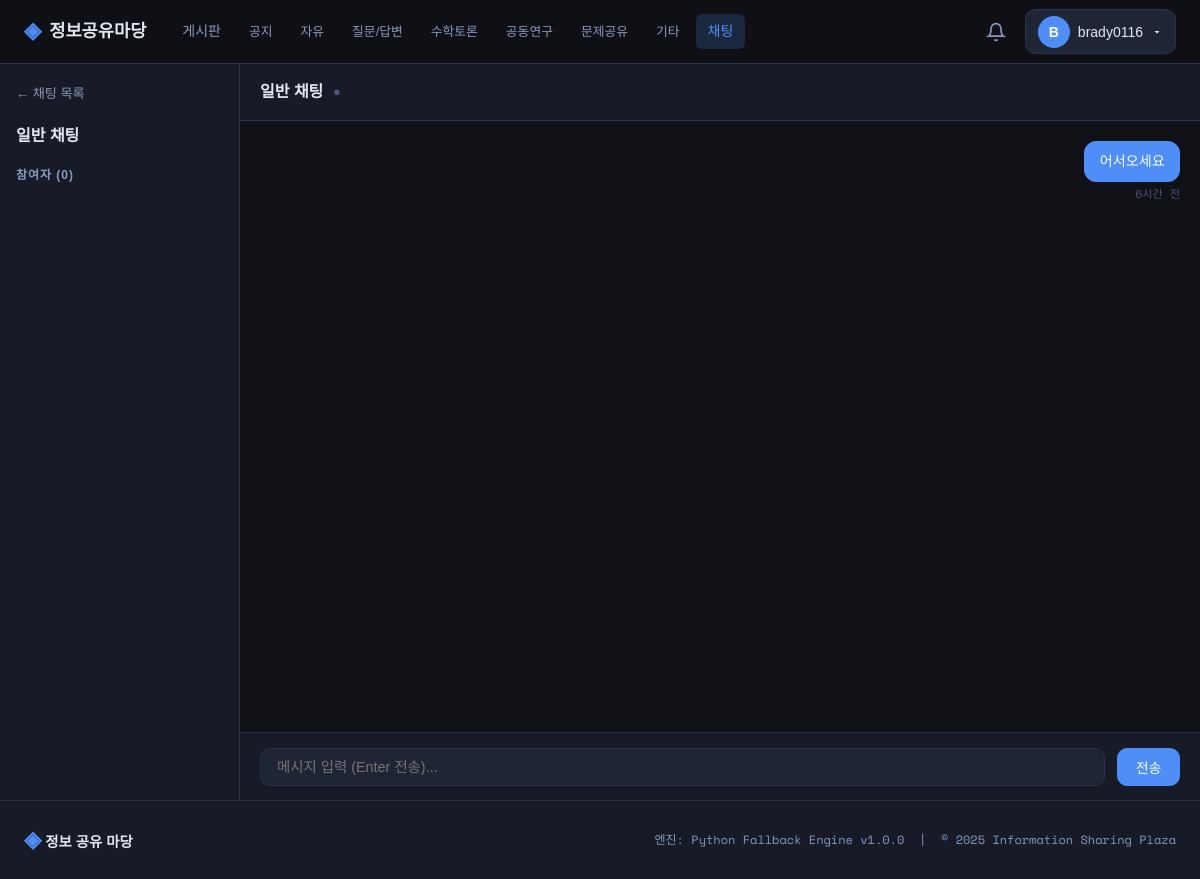
Screenshot of /chat/room/1 (signed in) with the database file from the repository.
### tables this page shows
CREATE TABLE users (
            id          INTEGER PRIMARY KEY AUTOINCREMENT,
            username    TEXT    NOT NULL UNIQUE,
            email       TEXT    NOT NULL UNIQUE,
            password_hash TEXT  NOT NULL,
            salt        TEXT    NOT NULL,
            avatar      TEXT    DEFAULT 'default.png',
            bio         TEXT    DEFAULT '',
            role        TEXT    DEFAULT 'user',
            is_active   INTEGER DEFAULT 1,
            fail_count  INTEGER DEFAULT 0,
            locked_until INTEGER DEFAULT 0,
            created_at  INTEGER NOT NULL,
            last_login  INTEGER DEFAULT 0
        );

CREATE TABLE chat_rooms (
            id          INTEGER PRIMARY KEY AUTOINCREMENT,
            name        TEXT    NOT NULL,
            type        TEXT    DEFAULT 'group',   -- 'group' or 'dm'
            created_by  INTEGER NOT NULL,
            created_at  INTEGER NOT NULL
        );

CREATE TABLE chat_messages (
            id        INTEGER PRIMARY KEY AUTOINCREMENT,
            room_id   INTEGER NOT NULL,
            user_id   INTEGER NOT NULL,
            content   TEXT    NOT NULL,
            msg_type  TEXT    DEFAULT 'text',
            created_at INTEGER NOT NULL,
            FOREIGN KEY (room_id)  REFERENCES chat_rooms(id),
            FOREIGN KEY (user_id)  REFERENCES users(id)
        );

### app.py (the view, shortened to what this page needs)
@app.route("/chat/room/<int:room_id>")
@login_required
def chat_room(room_id):
    room = query_db("SELECT * FROM chat_rooms WHERE id=?", (room_id,), one=True)
    if not room:
        abort(404)
    messages = query_db(
        "SELECT m.*, u.username, u.avatar FROM chat_messages m "
        "JOIN users u ON u.id=m.user_id "
        "WHERE m.room_id=? ORDER BY m.created_at DESC LIMIT 50",
        (room_id,)
    )
    messages = list(reversed(messages))
    members = query_db(
        "SELECT u.id, u.username, u.avatar FROM chat_members cm "
        "JOIN users u ON u.id=cm.user_id WHERE cm.room_id=?",
        (room_id,)
    )
    return render_template("chat_room.html", room=room, messages=messages, members=members)

### app.py (called while the page is built)
def get_db():
    if "db" not in g:
        g.db = sqlite3.connect(
            app.config["DATABASE"],
            detect_types=sqlite3.PARSE_DECLTYPES,
        )
        g.db.row_factory = sqlite3.Row
        g.db.execute("PRAGMA journal_mode=WAL")
        g.db.execute("PRAGMA foreign_keys=ON")
    return g.db

def query_db(sql, args=(), one=False):
    cur = get_db().execute(sql, args)
    rv = cur.fetchall()
    return (rv[0] if rv else None) if one else rv

def login_required(f):
    @wraps(f)
    def decorated(*args, **kwargs):
        if "user_id" not in session:
            flash("로그인이 필요합니다.", "warning")
            return redirect(url_for("login", next=request.url))
        return f(*args, **kwargs)
    return decorated

@app.context_processor
def inject_globals():
    user = None
    notif_count = 0
    if "user_id" in session:
        user = query_db("SELECT * FROM users WHERE id=?", (session["user_id"],), one=True)
        notif_count = query_db(
            "SELECT COUNT(*) as c FROM notifications WHERE user_id=? AND is_read=0",
            (session["user_id"],), one=True
        )
        notif_count = notif_count["c"] if notif_count else 0
    return dict(
        current_user=user,
        notif_count=notif_count,
        categories=CATEGORIES,
        engine_ver=engine_version(),
        now=datetime.datetime.now(),
    )

@app.template_filter("time_ago")
def time_ago(ts):
    try:
        diff = int(time.time()) - int(ts)
        if diff < 60:    return "방금 전"
        if diff < 3600:  return f"{diff//60}분 전"
        if diff < 86400: return f"{diff//3600}시간 전"
        if diff < 2592000: return f"{diff//86400}일 전"
        return datetime.datetime.fromtimestamp(int(ts)).strftime("%Y-%m-%d")
    except Exception:
        return "-"

### modules/engine_wrapper.py (called while the page is built)
def engine_version():
    if ENGINE_AVAILABLE:
        return _lib.engine_version().decode("utf-8")
    return "Python Fallback Engine v1.0.0"

### templates/chat_room.html (shortened to what this page needs)
{% extends "base.html" %}
{% block content %}
<div class="chat-room-page">
  <aside class="chat-sidebar">
    <div class="sidebar-header">
      <a href="{{ url_for('chat') }}" class="back-btn">← 채팅 목록</a>
    </div>
    <div class="room-name-big">{{ room.name }}</div>
    <div class="member-section">
      <p class="sidebar-label">참여자 ({{ members|length }})</p>
    </div>
  </aside>
  <div class="chat-main">
    <div class="chat-header">
      <h2>{{ room.name }}</h2>
      <span class="online-dot" id="online-dot">●</span>
    </div>
    <div class="chat-messages" id="msg-container">
      {% for m in messages %}
      <div class="chat-msg {% if current_user and m.user_id == current_user.id %}mine{% else %}theirs{% endif %}"
           data-id="{{ m.id }}">
        <div class="msg-bubble-wrap">
          <div class="msg-bubble">{{ m.content }}</div>
          <span class="msg-time">{{ m.created_at|time_ago }}</span>
        </div>
      </div>
      {% endfor %}
    </div>
    {% if current_user %}
    <div class="chat-input-bar">
      <input type="text" id="chat-input" class="chat-input"
             placeholder="메시지 입력 (Enter 전송)..." maxlength="2000" autocomplete="off">
      <button id="send-btn" class="btn btn-primary" onclick="sendMessage()">전송</button>
    </div>
    {% else %}
    <div class="chat-login-prompt">
      <a href="{{ url_for('login') }}">로그인</a>하면 채팅에 참여할 수 있습니다.
    </div>
    {% endif %}
  </div>
</div>
{% endblock %}

### templates/base.html (shortened to what this page needs)
<!DOCTYPE html>
<html lang="ko">
<head>
  <link rel="stylesheet" href="{{ url_for('static', filename='css/main.css') }}">
</head>
<body>
<header class="topbar">
  <div class="topbar-inner">
    <a href="{{ url_for('index') }}" class="brand">
      <span class="brand-symbol">◈</span>
      <span class="brand-text">정보공유마당</span>
    </a>
    <nav class="main-nav">
      <a href="{{ url_for('board') }}" class="nav-link {% if request.endpoint and request.endpoint == 'board' %}active{% endif %}">게시판</a>
      {% for cat in categories %}
      <a href="{{ url_for('board', category=cat) }}" class="nav-link nav-cat">{{ cat }}</a>
      {% endfor %}
      <a href="{{ url_for('chat') }}" class="nav-link {% if request.endpoint and 'chat' in request.endpoint %}active{% endif %}">채팅</a>
    </nav>
    <div class="topbar-right">
      {% if current_user %}
        <a href="{{ url_for('notifications') }}" class="notif-bell">
          <svg width="20" height="20" viewBox="0 0 24 24" fill="none" stroke="currentColor" stroke-width="2"><path d="M18 8A6 6 0 0 0 6 8c0 7-3 9-3 9h18s-3-2-3-9"/><path d="M13.73 21a2 2 0 0 1-3.46 0"/></svg>
        </a>
        <div class="user-menu">
          <button class="user-btn">
            <span class="avatar-circle">{{ current_user.username[0]|upper }}</span>
            <span class="username-text">{{ current_user.username }}</span>
            <svg width="12" height="12" viewBox="0 0 24 24" fill="currentColor"><path d="M7 10l5 5 5-5z"/></svg>
          </button>
        </div>
      {% else %}
        <a href="{{ url_for('login') }}" class="btn btn-ghost">로그인</a>
        <a href="{{ url_for('register') }}" class="btn btn-primary">회원가입</a>
      {% endif %}
    </div>
  </div>
</header>
<main class="main-content">
  {% block content %}{% endblock %}
</main>
<footer class="footer">
  <div class="footer-inner">
    <div class="footer-brand">
      <span class="brand-symbol">◈</span> 정보 공유 마당
    </div>
    <div class="footer-meta">
      엔진: {{ engine_ver }} &nbsp;|&nbsp; © 2025 Information Sharing Plaza
    </div>
  </div>
</footer>
</body>
</html>

### rows the page displays
users: username "B", username "brady0116"
chat_rooms: name "일반 채팅"
chat_messages: content "어서오세요", created_at "6시간 전"

### other values shown
{{ cat }} "공지" "자유" "질문/답변" "수학토론" "공동연구" "문제공유" "기타"
{{ members|length }} "0"
{{ engine_ver }} "Python Fallback Engine v1.0.0"
